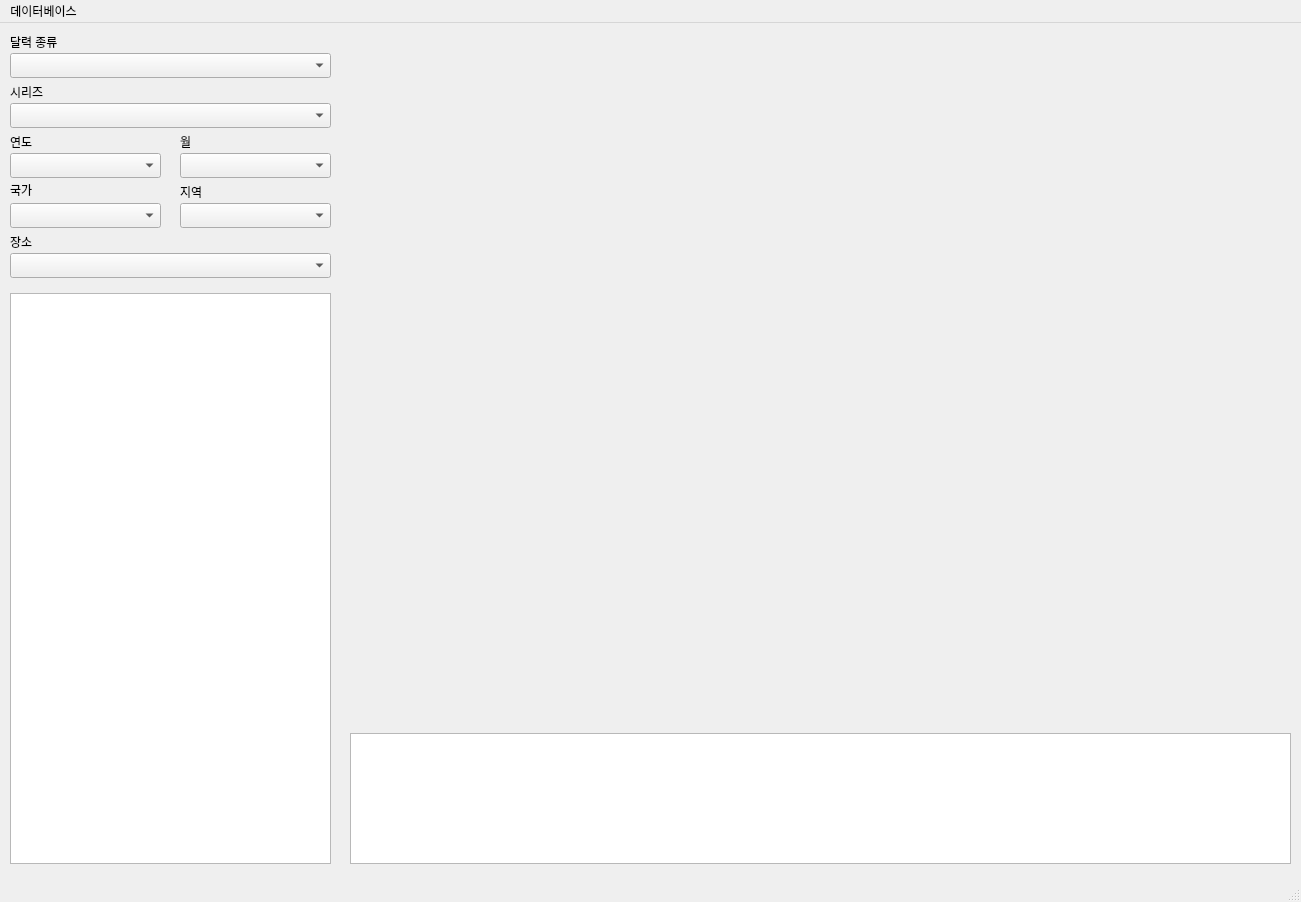
<?xml version="1.0" encoding="UTF-8"?>
<ui version="4.0">
 <class>MainWindow</class>
 <widget class="QMainWindow" name="MainWindow">
  <property name="geometry">
   <rect>
    <x>0</x>
    <y>0</y>
    <width>1301</width>
    <height>902</height>
   </rect>
  </property>
  <property name="windowTitle">
   <string>성당 사진 보는 프로그램</string>
  </property>
  <widget class="QWidget" name="centralwidget">
   <widget class="QComboBox" name="calendertype">
    <property name="geometry">
     <rect>
      <x>10</x>
      <y>30</y>
      <width>321</width>
      <height>25</height>
     </rect>
    </property>
   </widget>
   <widget class="QLabel" name="image">
    <property name="geometry">
     <rect>
      <x>350</x>
      <y>20</y>
      <width>941</width>
      <height>681</height>
     </rect>
    </property>
    <property name="text">
     <string/>
    </property>
   </widget>
   <widget class="QLabel" name="typelabel">
    <property name="geometry">
     <rect>
      <x>10</x>
      <y>10</y>
      <width>67</width>
      <height>17</height>
     </rect>
    </property>
    <property name="text">
     <string>달력 종류</string>
    </property>
   </widget>
   <widget class="QComboBox" name="series">
    <property name="geometry">
     <rect>
      <x>10</x>
      <y>80</y>
      <width>321</width>
      <height>25</height>
     </rect>
    </property>
   </widget>
   <widget class="QLabel" name="serieslabel">
    <property name="geometry">
     <rect>
      <x>10</x>
      <y>60</y>
      <width>67</width>
      <height>17</height>
     </rect>
    </property>
    <property name="text">
     <string>시리즈</string>
    </property>
   </widget>
   <widget class="QLabel" name="yearlabel">
    <property name="geometry">
     <rect>
      <x>10</x>
      <y>110</y>
      <width>67</width>
      <height>17</height>
     </rect>
    </property>
    <property name="text">
     <string>연도</string>
    </property>
   </widget>
   <widget class="QLabel" name="monthlabel">
    <property name="geometry">
     <rect>
      <x>180</x>
      <y>110</y>
      <width>67</width>
      <height>17</height>
     </rect>
    </property>
    <property name="text">
     <string>월</string>
    </property>
   </widget>
   <widget class="QComboBox" name="year">
    <property name="geometry">
     <rect>
      <x>10</x>
      <y>130</y>
      <width>151</width>
      <height>25</height>
     </rect>
    </property>
   </widget>
   <widget class="QComboBox" name="month">
    <property name="geometry">
     <rect>
      <x>180</x>
      <y>130</y>
      <width>151</width>
      <height>25</height>
     </rect>
    </property>
   </widget>
   <widget class="QComboBox" name="church">
    <property name="geometry">
     <rect>
      <x>10</x>
      <y>230</y>
      <width>321</width>
      <height>25</height>
     </rect>
    </property>
   </widget>
   <widget class="QLabel" name="churchlabel">
    <property name="geometry">
     <rect>
      <x>10</x>
      <y>210</y>
      <width>67</width>
      <height>17</height>
     </rect>
    </property>
    <property name="text">
     <string>장소</string>
    </property>
   </widget>
   <widget class="QLabel" name="regionlabel">
    <property name="geometry">
     <rect>
      <x>180</x>
      <y>160</y>
      <width>67</width>
      <height>17</height>
     </rect>
    </property>
    <property name="text">
     <string>지역</string>
    </property>
   </widget>
   <widget class="QComboBox" name="region">
    <property name="geometry">
     <rect>
      <x>180</x>
      <y>180</y>
      <width>151</width>
      <height>25</height>
     </rect>
    </property>
   </widget>
   <widget class="QLabel" name="countrylabel">
    <property name="geometry">
     <rect>
      <x>10</x>
      <y>157</y>
      <width>111</width>
      <height>20</height>
     </rect>
    </property>
    <property name="text">
     <string>국가</string>
    </property>
   </widget>
   <widget class="QComboBox" name="country">
    <property name="geometry">
     <rect>
      <x>10</x>
      <y>180</y>
      <width>151</width>
      <height>25</height>
     </rect>
    </property>
   </widget>
   <widget class="QTextBrowser" name="note">
    <property name="geometry">
     <rect>
      <x>350</x>
      <y>710</y>
      <width>941</width>
      <height>131</height>
     </rect>
    </property>
   </widget>
   <widget class="QListWidget" name="imageList">
    <property name="geometry">
     <rect>
      <x>10</x>
      <y>270</y>
      <width>321</width>
      <height>571</height>
     </rect>
    </property>
   </widget>
  </widget>
  <widget class="QMenuBar" name="menubar">
   <property name="geometry">
    <rect>
     <x>0</x>
     <y>0</y>
     <width>1301</width>
     <height>27</height>
    </rect>
   </property>
   <widget class="QMenu" name="menu">
    <property name="title">
     <string>데이터베이스</string>
    </property>
    <addaction name="addmenu"/>
    <addaction name="modify"/>
   </widget>
   <addaction name="menu"/>
  </widget>
  <widget class="QStatusBar" name="statusbar"/>
  <action name="add">
   <property name="text">
    <string>추가</string>
   </property>
   <property name="toolTip">
    <string>데이터를 추가함</string>
   </property>
  </action>
  <action name="addmenu">
   <property name="text">
    <string>추가</string>
   </property>
  </action>
  <action name="modify">
   <property name="text">
    <string>수정/삭제</string>
   </property>
  </action>
 </widget>
 <resources/>
 <connections/>
</ui>
